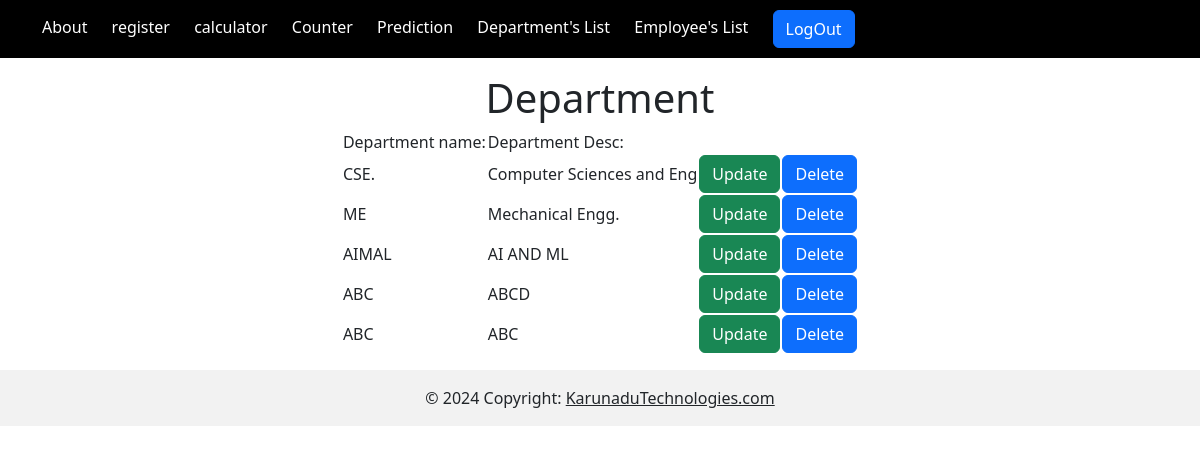
Page /departmentview/ (signed in) on the committed database.
### basics/models.py (models this page shows)
class StudentDepartment(models.Model):
    DEPT_NAME=models.CharField(max_length=100)
    DEPT_DESC=models.CharField(max_length=1000)

### basics/views.py (the view)
# urls.py: path("departmentview/",departmentview,name="departmentview"),
@login_required(login_url='login')
def departmentview(request):
    getdepartment=StudentDepartment.objects.all()
    return render(request,'departmentview.html',context={'getdepartment':getdepartment})

### basics/templates/departmentview.html (shortened to what this page needs)
{% extends 'index.html' %}
{% block content %}
<head>
</head>
<body>
    <form method="POST">
        <h1 align="center">Department</h1>
        <table align="center">
            <tr>
                <td>
                    Department name:
                </td>
                <td>
                    Department Desc:
                </td>
            </tr>
            {% for department in getdepartment %}
            <tr>
                <td>
                    {{ department.DEPT_NAME }}
                </td>
                <td>
                    {{ department.DEPT_DESC}}
                </td>
                <td>
                    <a href="/departmentupdate/{{ department.id}}" class="btn btn-success">Update</a>
                </td>
                <td>
                    <a href="/departmentdelete/{{department.id}}" class="btn btn-primary"> Delete</a>
                </td>
            </tr>
            {% endfor %}
        </table>
      </form>
</body>
{% endblock %}

### basics/templates/index.html (style rules this page uses)
body { margin: 0; padding: 0; background-image: url('https://img.freepik.com/free-vector/abstract-light-blue-wave-background_1055-3072.jpg?t=st=1734770619~exp=1734774219~hmac=e2053ce940e4e433619d944c6fc12c3caabbdda7e234d0ab195c6cfb41f3c917&w=740'); }

### rows in the picture
StudentDepartment: DEPT_NAME "CSE.", DEPT_DESC "Computer Sciences and Eng"
StudentDepartment: DEPT_NAME "ME", DEPT_DESC "Mechanical Engg."
StudentDepartment: DEPT_NAME "AIMAL", DEPT_DESC "AI AND ML"
StudentDepartment: DEPT_NAME "ABC", DEPT_DESC "ABCD"
StudentDepartment: DEPT_NAME "ABC", DEPT_DESC "ABC"
